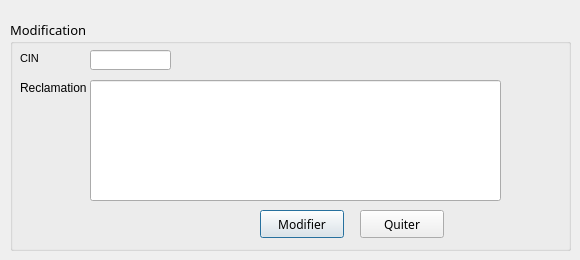
        <widget class="QWidget" name="tab_amir11">
         <attribute name="title">
          <string>Modifier</string>
         </attribute>
         <widget class="QGroupBox" name="groupBox_amir11">
          <property name="geometry">
           <rect>
            <x>10</x>
            <y>20</y>
            <width>561</width>
            <height>231</height>
           </rect>
          </property>
          <property name="font">
           <font>
            <family>MS Reference Sans Serif</family>
            <pointsize>10</pointsize>
            <weight>50</weight>
            <bold>false</bold>
           </font>
          </property>
          <property name="styleSheet">
           <string notr="true">QTextEdit, QListView {
    background-color: white;
    background-image: url(draft.png);
    background-attachment: fixed;
}</string>
          </property>
          <property name="title">
           <string>Modification</string>
          </property>
          <widget class="QLabel" name="label_13">
           <property name="geometry">
            <rect>
             <x>10</x>
             <y>30</y>
             <width>71</width>
             <height>16</height>
            </rect>
           </property>
           <property name="font">
            <font>
             <family>MS Shell Dlg 2</family>
             <pointsize>8</pointsize>
             <weight>50</weight>
             <bold>false</bold>
            </font>
           </property>
           <property name="styleSheet">
            <string notr="true">QLabel 
{
rgb(255, 255, 255)
font: 8pt &quot;MS Shell Dlg 2&quot;;}</string>
           </property>
           <property name="text">
            <string>CIN</string>
           </property>
          </widget>
          <widget class="QLineEdit" name="lineEditCin_r_modif">
           <property name="geometry">
            <rect>
             <x>80</x>
             <y>30</y>
             <width>81</width>
             <height>20</height>
            </rect>
           </property>
           <property name="styleSheet">
            <string notr="true"/>
           </property>
          </widget>
          <widget class="QLabel" name="label_49">
           <property name="geometry">
            <rect>
             <x>10</x>
             <y>60</y>
             <width>71</width>
             <height>16</height>
            </rect>
           </property>
           <property name="text">
            <string>Reclamation</string>
           </property>
          </widget>
          <widget class="QPushButton" name="modifier_r">
           <property name="geometry">
            <rect>
             <x>250</x>
             <y>190</y>
             <width>84</width>
             <height>28</height>
            </rect>
           </property>
           <property name="font">
            <font>
             <family>MS Reference Sans Serif</family>
            </font>
           </property>
           <property name="focusPolicy">
            <enum>Qt::StrongFocus</enum>
           </property>
           <property name="styleSheet">
            <string notr="true">QPushButton::hover
{
	background-color: qlineargradient(spread:pad, x1:0, y1:0.511, x2:1, y2:0.511, stop:0 rgba(0, 207, 179, 255),stop:1 rgb(108, 135, 255));

}</string>
           </property>
           <property name="text">
            <string>Modifier</string>
           </property>
           <property name="default">
            <bool>true</bool>
           </property>
          </widget>
          <widget class="QPushButton" name="pushButton_AjoutProdui_17">
           <property name="geometry">
            <rect>
             <x>350</x>
             <y>190</y>
             <width>84</width>
             <height>28</height>
            </rect>
           </property>
           <property name="font">
            <font>
             <family>MS Reference Sans Serif</family>
            </font>
           </property>
           <property name="contextMenuPolicy">
            <enum>Qt::NoContextMenu</enum>
           </property>
           <property name="styleSheet">
            <string notr="true">QPushButton::hover
{
	background-color: qlineargradient(spread:pad, x1:0, y1:0.511, x2:1, y2:0.511, stop:0 rgba(0, 207, 179, 255),stop:1 rgb(108, 135, 255));

}</string>
           </property>
           <property name="text">
            <string>Quiter</string>
           </property>
           <property name="autoDefault">
            <bool>false</bool>
           </property>
           <property name="default">
            <bool>false</bool>
           </property>
           <property name="flat">
            <bool>false</bool>
           </property>
          </widget>
          <widget class="QLineEdit" name="lineEdit_r_modif">
           <property name="geometry">
            <rect>
             <x>80</x>
             <y>60</y>
             <width>411</width>
             <height>121</height>
            </rect>
           </property>
           <property name="styleSheet">
            <string notr="true"/>
           </property>
           <property name="text">
            <string/>
           </property>
          </widget>
         </widget>
        </widget>
